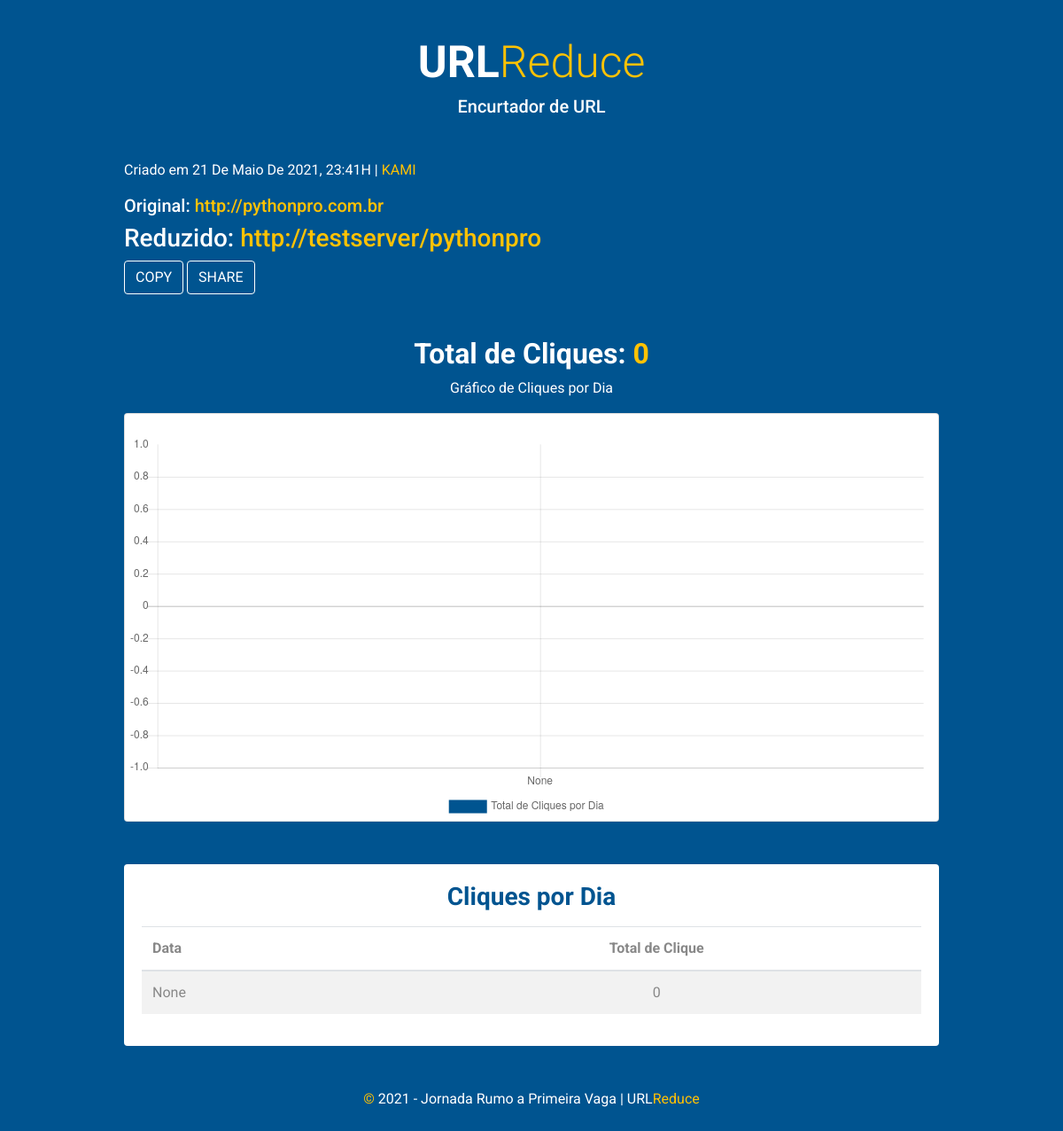
The app's page /relatorios/pythonpro, older data.
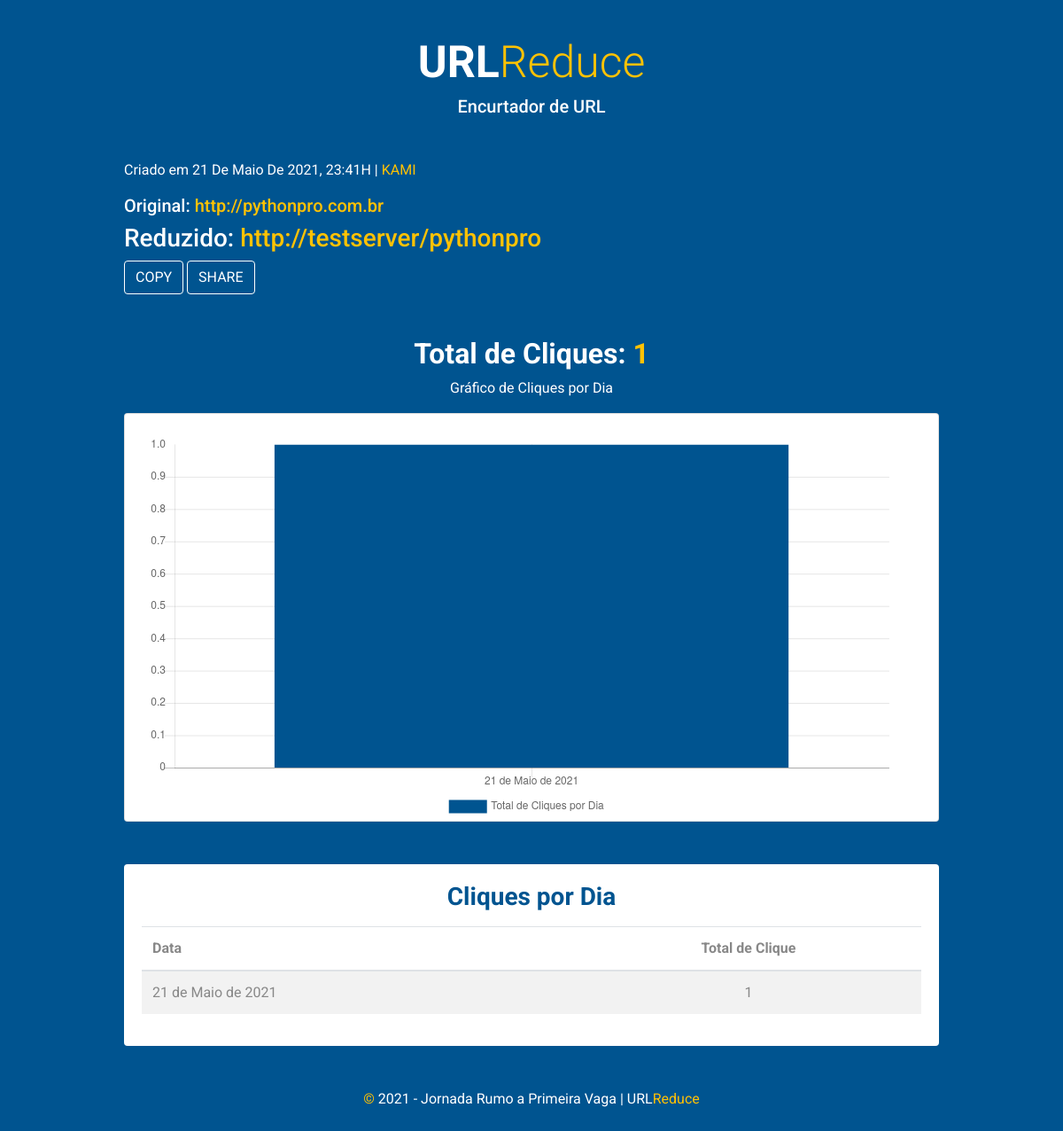
The same page, newer data.
### devpro/encurtador/models.py (models this page shows, shortened)
class UrlRedirect(models.Model):
    destino = models.URLField(max_length=512)
    slug = models.SlugField(max_length=128, unique=True)
    criado_em = models.DateTimeField(auto_now_add=True)
    atualizado_em = models.DateTimeField(auto_now=True)

### devpro/encurtador/views.py (the view)
# urls.py: path('relatorios/<slug:slug>', views.relatorios)
def relatorios(requisicao, slug):
    url_redirect = UrlRedirect.objects.get(slug=slug)
    url_reduzida = requisicao.build_absolute_uri(f"/{slug}")
    redirecionamentos_por_data = list(
        UrlRedirect.objects.filter(
            slug=slug
        ).annotate(
            data=TruncDate('logs__criado_em')
        ).annotate(
            cliques=Count('data')
        ).order_by('data')
    )
    contexto = {
        'reduce': url_redirect,
        'url_reduzida': url_reduzida,
        'redirecionamentos_por_data': redirecionamentos_por_data,
        'total_cliques' : sum(r.cliques for r in redirecionamentos_por_data)
    }
    return render(requisicao, 'encurtador/relatorio.html', contexto)

### devpro/encurtador/templates/encurtador/relatorio.html (shortened to what this page needs)
{% load static %}
<!doctype html>
<html lang="pt-br">
  <head>
    <link rel="stylesheet" href="https://cdn.jsdelivr.net/npm/bootstrap@4.6.0/dist/css/bootstrap.min.css">
    <link href="{% static 'encurtador/assets/css/style.css' %}" rel="stylesheet">
  </head>
  <body class="text-center">
    <div class="container">
      <div class="row">
        <div class="offset-sm-1 col-sm-10">
          <h1 class="font-weight-bold">URL<span class="font-weight-light color-y">Reduce</span></h1>
          <p class="h5 mb-5 text-muted">Encurtador de URL</p>
        </div>
      </div>
      <div class="row">
        <div class="offset-sm-1 col-sm-10 text-left text-muted">
          <p> Criado em {% now "d \D\e F \D\e Y, H:i\H" %} | <a href="#" class="color-y">KAMI</a></p>
          <h5>Original: <a href="{{reduce.destino}}" class="color-y">{{reduce.destino}}</a></h5>
        </div>
      </div>
      <div class="row">
        <div class="offset-sm-1 col-sm-10 text-left text-muted">
          <h3>Reduzido: <a href="{{url_reduzida}}" class="color-y">{{url_reduzida}}</a></h3>
        </div>
      </div>
      <div class="row">
        <div class="offset-sm-1 col-sm-10 text-left">
          <button class="btn btn-outline-primary">COPY</button>
          <button class="btn btn-outline-primary">SHARE</button>
        </div>
      </div>
      <h2 class="font-weight-bold mt-5">Total de Cliques: <span class="color-y">{{total_cliques}}</span></h2>
      <p class="text-muted">Gráfico de Cliques por Dia</p>
      <div class="row mt-3">
        <div class="offset-sm-1 col-sm-10">
          <div class="card">
              <canvas id="multipleBarChart"></canvas>
          </div>
        </div>
      </div>
      <div class="row">
        <div class="offset-sm-1 col-sm-10 mt-5">
            <div class="panel">
                <div class="panel-heading">
                    <h3 class="panel-title font-weight-bold mb-3">Cliques por Dia</h3>
                </div>
                    <div class="panel-body">
                        <div class="table-responsive">
                            <table class="table table-striped">
                                <thead>
                                    <tr>
                                        <th class="text-left">Data</th>
                                        <th>Total de Clique</th>
                                    </tr>
                                </thead>
                                <tbody>
                                {% for r in redirecionamentos_por_data %}
                                    <tr title="QTD de Cliques no {{r.data}}">
                                        <td class="text-left">{{r.data}}</td>
                                        <td>{{r.cliques}}</td>
                                    </tr>
                                {% endfor%}
                                </tbody>
                            </table>
                        </div>
                    </div>
            </div>
        </div>
    </div>
      <p class="mt-5 text-muted"><span class="color-y">&copy;</span> 2021 - Jornada Rumo a Primeira Vaga | URL<span class="color-y">Reduce</span></p>
      <br />
    </div>
    <script>
      let multipleBarChart = document.getElementById('multipleBarChart').getContext('2d')
      let myMultipleBarChart = new Chart(multipleBarChart, {
          type: 'bar',
          // Como usar a Lib ChartJS com Django -> https://medium.com/code-rocket-blog/trabalhando-com-gr%C3%A1ficos-no-django-usando-chart-js-495aa6abbe0f
          data: {
              labels: [
                {%for r in redirecionamentos_por_data %}
                    {% if forloop.counter == 1 %}
                     "{{r.data }}"
                    {% else %}
                      "{{ r.data }}"
                  {% endif %}
              {% endfor %}
              ],
              datasets: [{
                  label: "Total de Cliques por Dia",
                  backgroundColor: '#005490',
                  borderColor: '#005490',
                  data: [
                  {% for r in redirecionamentos_por_data %}
                    {% if forloop.counter == 1 %}
                    {{ r.cliques }}
                    {% else %}
                    , {{ r.cliques }}
                    {% endif %}
                {% endfor %}
                  ],
              }],
          },
          options: {
              responsive: true,
              maintainAspectRatio: false,
              legend: {
                  position: 'bottom'
              },
              title: {
                  display: true,
                  //text: 'Gráfico de Cliques por Dia'
              },
              tooltips: {
                  mode: 'index',
                  intersect: false
              },
              responsive: true,
              scales: {
                  xAxes: [{
                      stacked: true,
                  }],
                  yAxes: [{
                      stacked: true
                  }]
              }
          }
      });
    </script>
  </body>
</html>

### devpro/encurtador/static/encurtador/assets/css/style.css (style rules this page uses)
html, body { font-family: 'Roboto', sans-serif; height: 100%; }
body { align-items: center; background-color: #005490; padding-top: 40px; padding-bottom: 40px; -ms-flex-align: center; }
h1 { font-size: 50px; }
h1, h2, .text-muted { color: #fff !important; }
.color-y { color:#FFC203 }
.btn-outline-primary { border-color: #fff; color:#fff; }
.panel { background-color: #fff; padding: 20px; border-radius: 4px; }
th,td { color:#888; }
.panel-title { color:#005490; }

Row changes from the older to the newer data that the page shows:
changed UrlRedirect "http://pythonpro.com.br": data "None" → "21 de Maio de 2021"; cliques "0" → "1"
Text that changed along with them:
{{ total_cliques }}: "0" → "1"
chart data {{ r.cliques }}: 0 → 1
